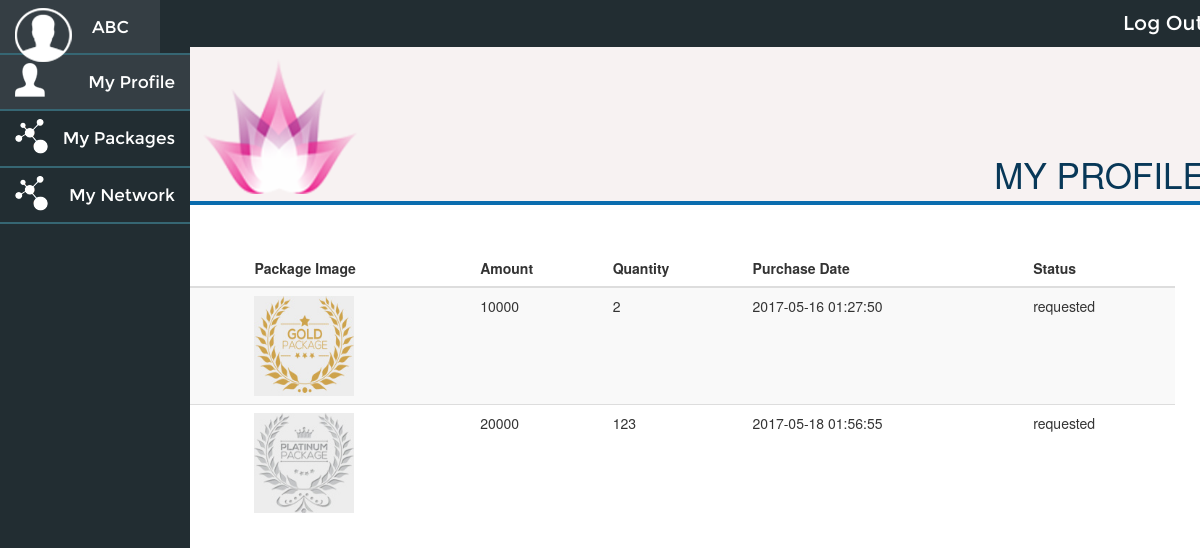
Before: /onlineinvestclub/index.php/packages with the older database file.
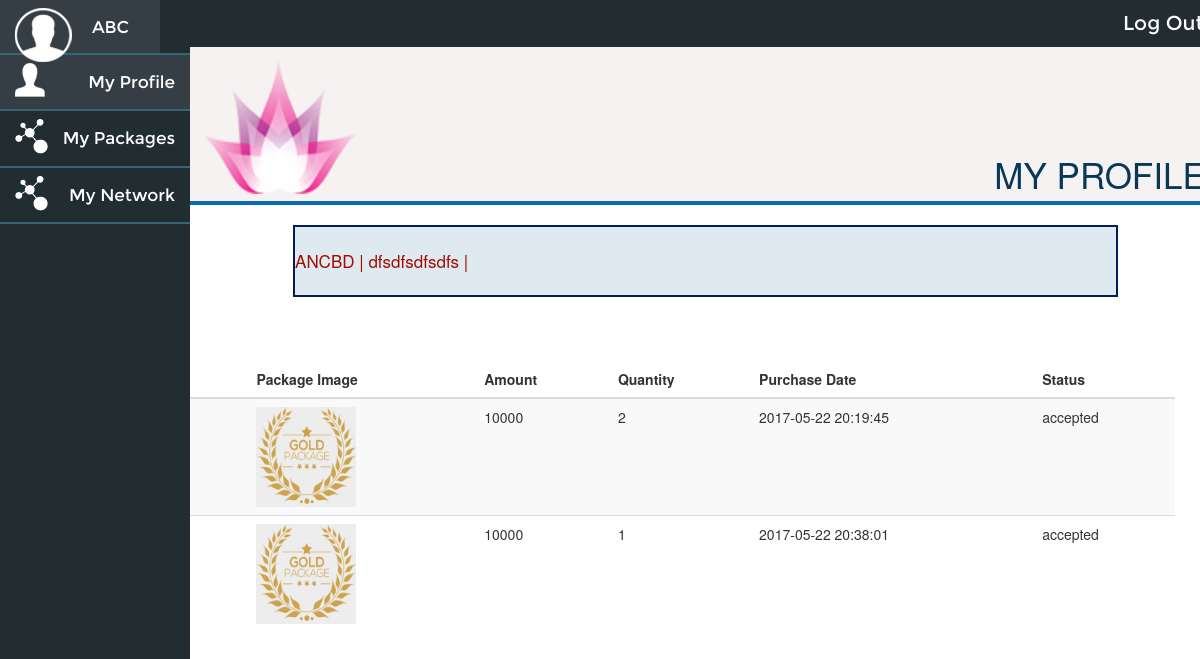
After: the same page with the newer database file.
### tables this page shows
CREATE TABLE `user_packages` (
  `id` int(255) NOT NULL,
  `userid` bigint(255) NOT NULL,
  `package_id` int(255) NOT NULL,
  `quantity` int(255) NOT NULL,
  `status` varchar(50) NOT NULL,
  `purchase_date` datetime NOT NULL
);

CREATE TABLE `package_master` (
  `package_id` int(11) NOT NULL,
  `package_name` varchar(255) NOT NULL,
  `package_amount` float NOT NULL,
  `package_type` varchar(255) NOT NULL,
  `package_image` text NOT NULL,
  `package_desc` text NOT NULL,
  `package_created_date` datetime NOT NULL,
  `package_status` varchar(50) NOT NULL
);

CREATE TABLE `notifications` (
  `notification_id` int(255) NOT NULL,
  `notification` text NOT NULL,
  `notification_status` varchar(255) NOT NULL,
  `notification_created_time` timestamp NOT NULL DEFAULT CURRENT_TIMESTAMP ON UPDATE CURRENT_TIMESTAMP
);

### onlineinvestclub/application/controllers/Packages.php (called while the page is built, shortened)
<?php
class Packages extends CI_Controller {
	public function index()
	{
		$session_data = $this->session->userdata;
		$data = array();
		$data['session_data'] = $session_data;
		$this->load->view('frontend/packages',$data);
	}
}

### onlineinvestclub/index.php (called while the page is built, shortened)
<?php
require_once BASEPATH.'core/CodeIgniter.php';

### onlineinvestclub/application/models/Common_model.php (called while the page is built, shortened)
<?php
class Common_model extends CI_Model
{
    function getUserPackages($userid,$filterArray = array())
    {
    	$this->db->trans_start();
    	$this->db->select('*,user_packages.status as user_package_status');
		$this->db->join('users', 'user_packages.userid = users.userid','left');
		$this->db->join('package_master', 'user_packages.package_id = package_master.package_id','left');
		$query = $this->db->get('user_packages');
		$main_data = array();
		foreach($query->result() as $row)
		{
			$data = array(
							'user_package_id'=>$row->id,
							'package_id'=>$row->package_id,
							'userid'=>$row->userid,
							'username'=>$row->username,
							'fullname'=>$row->firstname.' '.$row->middlename.' '.$row->lastname,
							'profile_image'=>$row->profile_image,
							'package_name'=>$row->package_name,
							'package_amount'=>$row->package_amount,
							'quantity'=>$row->quantity,
							'package_type'=>$row->package_type,
							'package_image'=>$row->package_image,
							'package_desc'=>$row->package_desc,
							'package_status'=>$row->package_status,
							'package_created_date'=>$row->package_created_date,
							'purchase_date'=>$row->purchase_date,
							'user_package_status'=>$row->user_package_status
							);
			array_push($main_data,$data);
		}
    	$this->db->trans_complete();
		return $main_data;
    }
    function getNotifications($notification_id = 0)
    {
    	$this->db->trans_start();
    	$this->db->select('*');
		$query = $this->db->get('notifications');
		$main_data = array();
		foreach($query->result() as $row)
		{
			$data = array(
							'notification_id'=>$row->notification_id,
							'notification'=>$row->notification,
							'notification_status'=>$row->notification_status,
							'notification_created_time'=>$row->notification_created_time,
							);
		if($notification_id > 0)
		{
			$main_data = $data;
		}else
		{
			array_push($main_data,$data);
		}
		}
    	$this->db->trans_complete();
		return $main_data;
    }
}

### onlineinvestclub/application/helpers/functions_helper.php (called while the page is built, shortened)
<?php
$CI =& get_instance();
function imagePath($path,$width = 70,$height=70)
{
	return base_url('uploads/'.$path);
}
function getUserPackages($userid=0,$filterArray = array())
{
	global $CI;
	$result = $CI->Common_model->getUserPackages($userid,$filterArray);
	return $result;
}
function getNotifications($notification_id = 0)
{
	global $CI;
	$result = $CI->Common_model->getNotifications($notification_id);
	return $result;
}
?>

### onlineinvestclub/application/views/frontend/packages.php (the view, shortened to what this page needs)
<?php $this->view('frontend/includes/header1'); ?>
<div class="middle-content">
    <button class="btn btn-primary" style="margin:5px 5px 5px 5px;" onclick="window.location.href='<?php echo site_url(); ?>/packages/add_packages'">Add Package</button>
    <table class="table table-striped">
    <thead>
      <tr>
        <th>Package Name</th>
        <th>Package Image</th>
        <th>Amount</th>
        <th>Quantity</th>
        <th>Purchase Date</th>
        <th>Status</th>
      </tr>
    </thead>
    <tbody>
      <?php $userPackagesList = getUserPackages($session_data['logged_in']['userid']); ?>
      <?php foreach($userPackagesList as $upl){ ?>
      <tr>
        <td><?= $upl['package_name']; ?></td>
        <td><img src="<?= imagePath('packages/'.$upl['package_image']); ?>" style="width:100px;height:100px;"/></td>
        <td><?= $upl['package_amount']; ?></td>
        <td><?= $upl['quantity']; ?></td>
        <td><?= $upl['purchase_date']; ?></td>
        <td><?= $upl['user_package_status']; ?></td>
      </tr>
      <?php } ?>
    </tbody>
  </table>
</div>
  </div>
</div>
</body>
</html>

### onlineinvestclub/application/views/frontend/includes/header1.php (shortened to what this page needs)
<!DOCTYPE html PUBLIC "-//W3C//DTD XHTML 1.0 Transitional//EN" "http://www.w3.org/TR/xhtml1/DTD/xhtml1-transitional.dtd">
<html xmlns="http://www.w3.org/1999/xhtml">
<head>
<link href="<?= base_url(); ?>assets/frontend/css/print.css" rel="stylesheet" type="text/css" />
<link href="<?= base_url(); ?>assets/frontend/css/global.css" rel="stylesheet" type="text/css" />
<link rel="stylesheet" href="<?= base_url(); ?>assets/css/bootstrap.min.css">
<link rel="stylesheet" href="<?= base_url(); ?>assets/css/jquery-ui.css">
</head>
<body ng-app="MyApp" ng-controller="MyController">
<div id="wrapper">
  <div class="nav-sec">
    <ul>
      <li><a href="<?= site_url(); ?>/dashboard"><span><img src="<?= base_url(); ?>assets/frontend/images/person-img.png" /></span> ABC</a>
      </li>
      <li><a href="<?= site_url(); ?>/profile" class="active"><span><img src="<?= base_url(); ?>assets/frontend/images/my-profile.png" /></span>My Profile</a></li>
      <li><a href="<?= site_url(); ?>/packages"><span><img src="<?= base_url(); ?>assets/frontend/images/network-img.png" /></span>My Packages</a></li>
      <li><a href="<?= site_url(); ?>/mynetwork"><span><img src="<?= base_url(); ?>assets/frontend/images/network-img.png" /></span>My Network</a></li>
    </ul>
  </div>
  <div id="content">
    <div class="content">
    <div class="logout-sec">
     <a href="<?= site_url(); ?>/logout" class="log-out">Log Out</a>
     </div>
      <div class="bnr">
        <div class="bnrcap">
          <div class="logo"> <a href="#"><img src="<?= base_url(); ?>assets/frontend/images/logo.png" /></a> </div>
          <div class="page-name">
            <h3>My Profile</h3>
          </div>
        </div>
      </div>
    </div>
    <?php $notification_list = getNotifications(); ?>
    <?php if(count($notification_list) > 0){ ?>
      <marquee direction="left" behavior="right" class="marquee">
          <span>
              <?php foreach ($notification_list as $row) { ?>
                  <?= $row['notification'];?> |
              <?php } ?>
          </span>
      </marquee>
    <?php } ?>

### onlineinvestclub/assets/frontend/css/print.css (style rules this page uses)
body { margin:0; padding:0; font:normal 13px Arial, Helvetica, sans-serif; color:#000; line-height:normal; }
a { color:#000; }
h3 { font-family: 'TrajanProBold'; }
p, a { font-family: 'MontserratRegular'; }
#wrapper { width:100%; margin:0 auto; position:relative; }
.content h3 { color:#6e0b05; font-size:35px; text-transform:uppercase;margin-bottom:15px; text-align:center; }
.nav-sec { position:fixed; left:0; height:100%; background:#222d32;width:190px; }
.nav-sec ul { list-style:none; margin:0; padding:0; }
.nav-sec li:first-child a { height: 53px; float:left; width:84%; text-align:left }
.nav-sec li:first-child span { margin-right:20px }
.nav-sec li { text-align:right; border-bottom:2px solid #366673; }
.nav-sec li a { text-decoration:none; color:#FFFFFF; padding:15px; display:block; font-size:17px; }
.nav-sec li a:hover, .nav-sec li a.active { background:#353e44; }
.nav-sec li span { float:left; margin-top:-7px }
.marquee { border: 2px solid #021e58; padding: 22px 0; font-size: 17px; display: inherit; width: 80%; margin: 20px auto; background:#dfeaf0; color:#a30b01 }
#content { margin-left:190px; float:left; width:85.9%; }
.bnr img { width:100%; }
.bnrcap { width: 100%; background:#f7f2f2; overflow:hidden;padding:7px 0; border-bottom:4px solid #0a6cae;margin-bottom:1px }
.logo { width: 180px; float: left; margin-top: 5px; }
.page-name { float: right; width: 41%; margin-top: 20px; }
.page-name h3 { color: #083858; margin: 0;padding-top: 81px; text-align: right; padding-right: 15px; }
.logout-sec { background:#222d32; }
.log-out { float:right; display: inline-block;font-size:20px; color:#FFFFFF; text-decoration:none; padding:9px 17px }
.middle-content { padding:25px; }

### onlineinvestclub/assets/frontend/css/global.css (style rules this page uses)
html, body, div, span, applet, object, iframe, h1, h2, h3, h4, h5, h6, p, blockquote, pre, a, abbr, acronym, address, big, cite, code, del, dfn, em, font, img, ins, kbd,q, s, samp, small, strike, strong, sub, sup, tt, var, b, u, i, center,dl, dt, dd, ol, ul, li, fieldset, form, label, legend { margin:0; padding:0; border:0; outline:0; font-size:100%; background:transparent; resize:none }
body { line-height:1 }
a, a:hover { text-decoration:none; outline:none }
img { border:none; vertical-align:-2px }

Changed rows visible on the page:
removed user_packages: package.package_image (picture), package.package_amount "10000", quantity "2", purchase_date "2017-05-16 01:27:50", status "requested"
removed user_packages: package.package_image (picture), package.package_amount "20000", quantity "123", purchase_date "2017-05-18 01:56:55", status "requested"
added notifications: notification "ANCBD"
added notifications: notification "dfsdfsdfsdfs"
added user_packages: package.package_image (picture), package.package_amount "10000", quantity "2", purchase_date "2017-05-22 20:19:45", status "accepted"
added user_packages: package.package_image (picture), package.package_amount "10000", quantity "1", purchase_date "2017-05-22 20:38:01", status "accepted"
